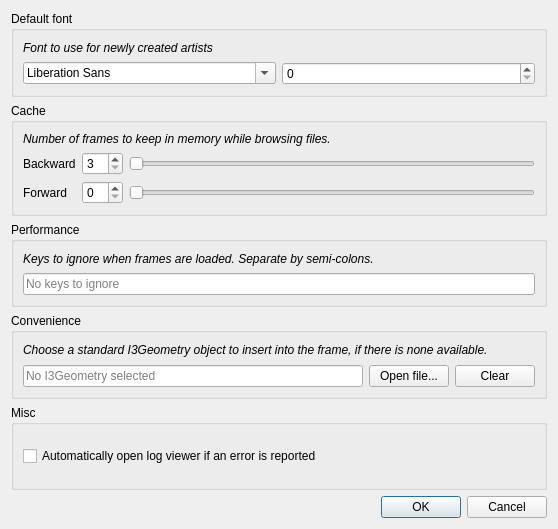
<?xml version="1.0" encoding="UTF-8"?>
<ui version="4.0">
 <class>ConfigDialog</class>
 <widget class="QDialog" name="ConfigDialog">
  <property name="windowModality">
   <enum>Qt::ApplicationModal</enum>
  </property>
  <property name="geometry">
   <rect>
    <x>0</x>
    <y>0</y>
    <width>558</width>
    <height>529</height>
   </rect>
  </property>
  <property name="windowTitle">
   <string>Configuration</string>
  </property>
  <layout class="QVBoxLayout" name="verticalLayout">
   <item>
    <widget class="QGroupBox" name="groupBox_3">
     <property name="title">
      <string>Default font</string>
     </property>
     <layout class="QGridLayout" name="gridLayout_3">
      <item row="0" column="0">
       <widget class="QLabel" name="label_5">
        <property name="text">
         <string>&lt;html&gt;&lt;head/&gt;&lt;body&gt;&lt;p&gt;&lt;span style=&quot; font-style:italic;&quot;&gt;Font to use for newly created artists&lt;/span&gt;&lt;/p&gt;&lt;/body&gt;&lt;/html&gt;</string>
        </property>
       </widget>
      </item>
      <item row="1" column="0">
       <widget class="QFontComboBox" name="fontComboBox"/>
      </item>
      <item row="1" column="1">
       <widget class="QSpinBox" name="spinBox_fontSize"/>
      </item>
     </layout>
    </widget>
   </item>
   <item>
    <widget class="QGroupBox" name="groupBox">
     <property name="toolTip">
      <string>&lt;html&gt;&lt;head/&gt;&lt;body&gt;&lt;p&gt;The backward cache keeps frames which were already visited. Since GCD frames are merged into each Q and P frame, the size of this cache has to be at least 3 to make that possible without re-reading the GCD frames from the file.&lt;/p&gt;&lt;p&gt;The forward cache is used to pre-fetch the next frames, relative to the current position. This is done in a separate thread of execution, allowing you to work with the current frame while the next frames available fast.&lt;/p&gt;&lt;p&gt;Note: The cache is implemented at a deep level and always filled with all frames that are traversed, including those which are filtered out by Steamshovel.&lt;/p&gt;&lt;/body&gt;&lt;/html&gt;</string>
     </property>
     <property name="title">
      <string>Cache</string>
     </property>
     <layout class="QGridLayout" name="gridLayout">
      <item row="0" column="0" colspan="3">
       <widget class="QLabel" name="label_4">
        <property name="text">
         <string>&lt;html&gt;&lt;head/&gt;&lt;body&gt;&lt;p&gt;&lt;span style=&quot; font-style:italic;&quot;&gt;Number of frames to keep in memory while browsing files.&lt;/span&gt;&lt;/p&gt;&lt;/body&gt;&lt;/html&gt;</string>
        </property>
       </widget>
      </item>
      <item row="1" column="0">
       <widget class="QLabel" name="label">
        <property name="text">
         <string>Backward</string>
        </property>
       </widget>
      </item>
      <item row="1" column="1">
       <widget class="QSpinBox" name="spinBox_backward">
        <property name="minimum">
         <number>3</number>
        </property>
       </widget>
      </item>
      <item row="1" column="2">
       <widget class="QSlider" name="slider_backward">
        <property name="minimum">
         <number>3</number>
        </property>
        <property name="orientation">
         <enum>Qt::Horizontal</enum>
        </property>
       </widget>
      </item>
      <item row="2" column="0">
       <widget class="QLabel" name="label_2">
        <property name="text">
         <string>Forward</string>
        </property>
       </widget>
      </item>
      <item row="2" column="1">
       <widget class="QSpinBox" name="spinBox_forward">
        <property name="frame">
         <bool>true</bool>
        </property>
        <property name="minimum">
         <number>0</number>
        </property>
       </widget>
      </item>
      <item row="2" column="2">
       <widget class="QSlider" name="slider_forward">
        <property name="orientation">
         <enum>Qt::Horizontal</enum>
        </property>
       </widget>
      </item>
     </layout>
    </widget>
   </item>
   <item>
    <widget class="QGroupBox" name="groupBox_2">
     <property name="toolTip">
      <string>&lt;html&gt;&lt;head/&gt;&lt;body&gt;&lt;p&gt;Put the names of keys here that should be ignored when reading frames from disk. The typical use is to ignore the key &lt;span style=&quot; font-style:italic;&quot;&gt;I3Calibration&lt;/span&gt; which may take seconds to de-serialize, but is not used by any of the artists. Ignoring it makes your browsing experience significantly faster.&lt;/p&gt;&lt;p&gt;Any changes done here will not apply to files that are currently open. They will apply to the next opened files.&lt;/p&gt;&lt;/body&gt;&lt;/html&gt;</string>
     </property>
     <property name="title">
      <string>Performance</string>
     </property>
     <layout class="QGridLayout" name="gridLayout_2">
      <item row="0" column="0">
       <widget class="QLabel" name="label_3">
        <property name="text">
         <string>&lt;html&gt;&lt;head/&gt;&lt;body&gt;&lt;p&gt;&lt;span style=&quot; font-style:italic;&quot;&gt;Keys to ignore when frames are loaded. Separate by semi-colons.&lt;/span&gt;&lt;/p&gt;&lt;/body&gt;&lt;/html&gt;</string>
        </property>
       </widget>
      </item>
      <item row="1" column="0">
       <widget class="QLineEdit" name="edit_ignore_keys">
        <property name="text">
         <string/>
        </property>
        <property name="placeholderText">
         <string>No keys to ignore</string>
        </property>
       </widget>
      </item>
     </layout>
    </widget>
   </item>
   <item>
    <widget class="QGroupBox" name="groupBox_4">
     <property name="title">
      <string>Convenience</string>
     </property>
     <layout class="QVBoxLayout" name="verticalLayout_2">
      <item>
       <widget class="QLabel" name="label_6">
        <property name="text">
         <string>&lt;html&gt;&lt;head/&gt;&lt;body&gt;&lt;p&gt;&lt;span style=&quot; font-style:italic;&quot;&gt;Choose a standard I3Geometry object to insert into the frame, if there is none available.&lt;/span&gt;&lt;/p&gt;&lt;/body&gt;&lt;/html&gt;</string>
        </property>
        <property name="textFormat">
         <enum>Qt::AutoText</enum>
        </property>
       </widget>
      </item>
      <item>
       <layout class="QHBoxLayout" name="horizontalLayout_2">
        <item>
         <widget class="QLineEdit" name="lineEdit_I3Geometry">
          <property name="readOnly">
           <bool>true</bool>
          </property>
          <property name="placeholderText">
           <string>No I3Geometry selected</string>
          </property>
         </widget>
        </item>
        <item>
         <widget class="QPushButton" name="pushButton_I3Geometry">
          <property name="text">
           <string>Open file...</string>
          </property>
         </widget>
        </item>
        <item>
         <widget class="QPushButton" name="pushButton_I3Geometry_Clear">
          <property name="text">
           <string>Clear</string>
          </property>
         </widget>
        </item>
       </layout>
      </item>
     </layout>
    </widget>
   </item>
   <item>
    <widget class="QGroupBox" name="groupBox_5">
     <property name="title">
      <string>Misc</string>
     </property>
     <layout class="QGridLayout" name="gridLayout_4">
      <item row="0" column="0">
       <widget class="QCheckBox" name="checkBox_open_logviewer">
        <property name="text">
         <string>Automatically open log viewer if an error is reported</string>
        </property>
       </widget>
      </item>
     </layout>
    </widget>
   </item>
   <item>
    <layout class="QHBoxLayout" name="horizontalLayout">
     <item>
      <widget class="QDialogButtonBox" name="buttonBox">
       <property name="standardButtons">
        <set>QDialogButtonBox::Cancel|QDialogButtonBox::Ok</set>
       </property>
      </widget>
     </item>
    </layout>
   </item>
  </layout>
 </widget>
 <resources/>
 <connections>
  <connection>
   <sender>spinBox_backward</sender>
   <signal>valueChanged(int)</signal>
   <receiver>slider_backward</receiver>
   <slot>setValue(int)</slot>
   <hints>
    <hint type="sourcelabel">
     <x>156</x>
     <y>84</y>
    </hint>
    <hint type="destinationlabel">
     <x>260</x>
     <y>58</y>
    </hint>
   </hints>
  </connection>
  <connection>
   <sender>spinBox_forward</sender>
   <signal>valueChanged(int)</signal>
   <receiver>slider_forward</receiver>
   <slot>setValue(int)</slot>
   <hints>
    <hint type="sourcelabel">
     <x>156</x>
     <y>119</y>
    </hint>
    <hint type="destinationlabel">
     <x>265</x>
     <y>96</y>
    </hint>
   </hints>
  </connection>
  <connection>
   <sender>slider_forward</sender>
   <signal>valueChanged(int)</signal>
   <receiver>spinBox_forward</receiver>
   <slot>setValue(int)</slot>
   <hints>
    <hint type="sourcelabel">
     <x>319</x>
     <y>94</y>
    </hint>
    <hint type="destinationlabel">
     <x>156</x>
     <y>119</y>
    </hint>
   </hints>
  </connection>
  <connection>
   <sender>slider_backward</sender>
   <signal>valueChanged(int)</signal>
   <receiver>spinBox_backward</receiver>
   <slot>setValue(int)</slot>
   <hints>
    <hint type="sourcelabel">
     <x>494</x>
     <y>85</y>
    </hint>
    <hint type="destinationlabel">
     <x>156</x>
     <y>84</y>
    </hint>
   </hints>
  </connection>
  <connection>
   <sender>buttonBox</sender>
   <signal>accepted()</signal>
   <receiver>ConfigDialog</receiver>
   <slot>accept()</slot>
   <hints>
    <hint type="sourcelabel">
     <x>570</x>
     <y>242</y>
    </hint>
    <hint type="destinationlabel">
     <x>623</x>
     <y>185</y>
    </hint>
   </hints>
  </connection>
  <connection>
   <sender>buttonBox</sender>
   <signal>rejected()</signal>
   <receiver>ConfigDialog</receiver>
   <slot>reject()</slot>
   <hints>
    <hint type="sourcelabel">
     <x>403</x>
     <y>241</y>
    </hint>
    <hint type="destinationlabel">
     <x>233</x>
     <y>241</y>
    </hint>
   </hints>
  </connection>
 </connections>
</ui>
